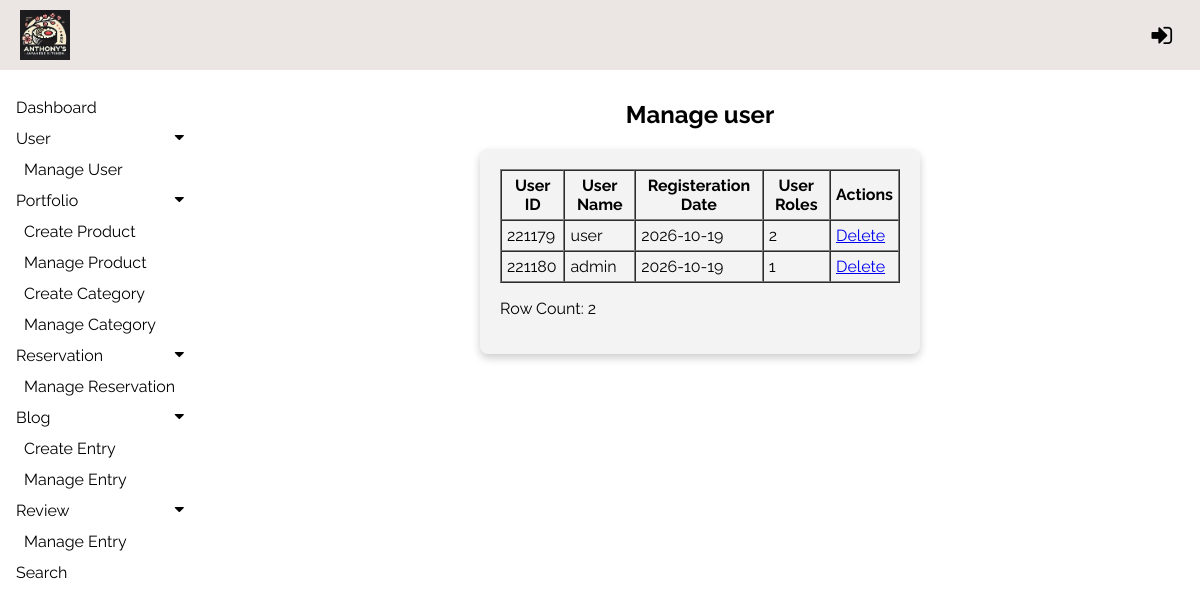
The app's page /ppms/admin/modules/user/userList.php with its own data.
### tables this page shows
CREATE TABLE `user` (
  `userID` int(11) NOT NULL,
  `userName` varchar(100) NOT NULL,
  `userPwd` varchar(255) NOT NULL,
  `userEmail` varchar(100) NOT NULL,
  `regDate` date NOT NULL DEFAULT current_timestamp(),
  `userRoles` int(2) NOT NULL DEFAULT 2 COMMENT '1 - System Admin, 2 - Normal User'
);

### ppms/admin/modules/user/userList.php (the view, shortened to what this page needs)
<?php
include("../../../config/config.php");
?>
<!DOCTYPE html>
<html lang="en">
<head>
    <link rel="stylesheet" href="https://cdnjs.cloudflare.com/ajax/libs/font-awesome/4.7.0/css/font-awesome.min.css">
    <link rel="stylesheet" type="text/css" href="../../css/admin.css">
</head>
<body>
<header>
<div class="topNav">
        <img src="<?php echo ADMIN_BASE_URL; ?>/img/logo.jpg" alt="Logo">
        <?php if (isset($_SESSION["UID"])) { ?>
            <span>Welcome, <b><?php echo $_SESSION["userName"]; ?></b></span>
            <a href="<?php echo ADMIN_BASE_URL; ?>userAuth/logout.php" class="logout-button" title="Logout">
                <i class="fa fa-sign-out" style="font-size:24px;" alt="Logout"></i>
            </a>
        <?php } else { ?>
            <a href="javascript:void(0);" onclick="openLoginPopup()" class="login-button">
                <i class="fa fa-sign-in" style="font-size:24px;" title="Login"></i>
            </a>
        <?php } ?>
    </div>
</header>
    <?php
    include '../../includes/sideNav.php';
    ?>
    <div class="main">
        <h2 style="text-align: center;">Manage user</h2>
        <div class="rowform">
            <?php
            $sql_user = "SELECT u.userID, u.userName, u.regDate, u.userRoles
            FROM user u
            ORDER BY u.userID ASC";
            $result = mysqli_query($conn, $sql_user);
            $rowcount = mysqli_num_rows($result);
            if ($rowcount > 0) {
                echo "<table border='1' cellpadding='5' cellspacing='0' width='100%'>";
                echo "<tr>";
                echo "<th>User ID</th>";
                echo "<th>User Name</th>";
                echo "<th>Registeration Date</th>";
                echo "<th>User Roles</th>";
                echo "<th>Actions</th>";
                echo "</tr>";
                while ($row = mysqli_fetch_assoc($result)) {
                    echo "<tr>";
                    echo "<td>" . htmlspecialchars($row["userID"]) . "</td>";
                    echo "<td>" . htmlspecialchars($row["userName"]) . "</td>";
                    echo "<td>" . htmlspecialchars($row["regDate"]) . "</td>";
                    echo "<td>" . htmlspecialchars($row["userRoles"]) . "</td>";
                    echo "<td>";
                    echo "<a href='deleteuser.php?id=" . urlencode($row["userID"]) . "' onclick='return confirm(\"Are you sure you want to delete this user?\");'>Delete</a>";
                    echo "</td>";
                    echo "</tr>";
                }
                echo "</table>";
                echo "<p>Row Count: $rowcount</p>";
            } else {
                echo "<p>No results found.</p>";
            }
            echo '</div>';
            echo '</div>';
            ?>
            <p><a href="<?php echo ADMIN_BASE_URL; ?>">Admin Page</a></p>

### ppms/admin/css/admin.css (style rules this page uses)
body { font-family: "Raleway", sans-serif; margin: 0; padding: 0; background-color: white; }
.topNav { display: flex; justify-content: space-between; align-items: center; background-color:#ebe6e4; color: black; padding: 10px 20px; position: fixed; top: 0; left: 0; width: 100%; z-index: 2; box-sizing: border-box; }
.topNav img { height: 50px; }
.topNav a { color: black; text-decoration: none; font-size: 16px; display: flex; align-items: center; }
.topNav .fa { margin-right: 8px; }
.main { margin-top: 70px; margin-left: 200px; padding: 10px 10px; }
.rowform { max-width: 400px; padding: 20px; background-color: #f3f3f3; border-radius: 8px; box-shadow: 0 4px 8px rgba(0, 0, 0, 0.2); margin: auto; }

### records on screen
user: userID "221179", userName "user", regDate "2026-10-19", userRoles "2"
user: userID "221180", userName "admin", regDate "2026-10-19", userRoles "1"

### other values on screen
$rowcount "2"
